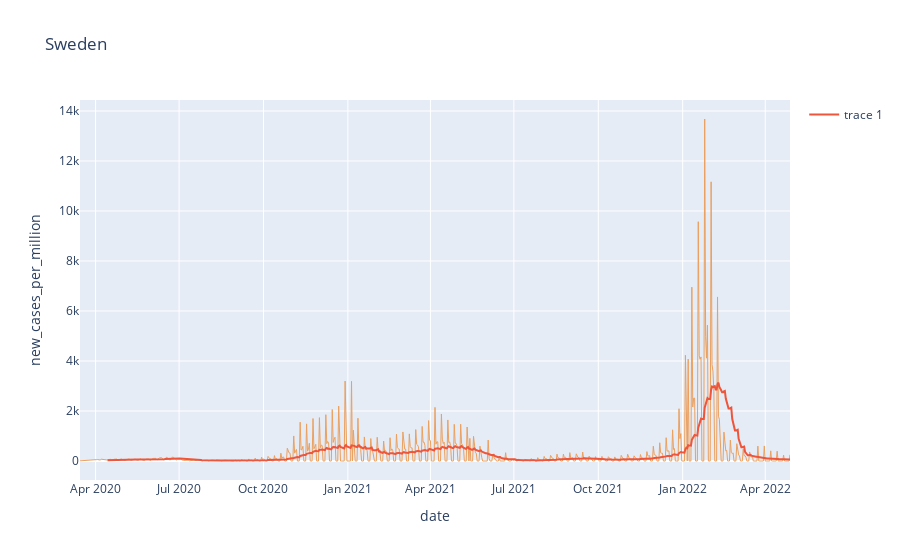
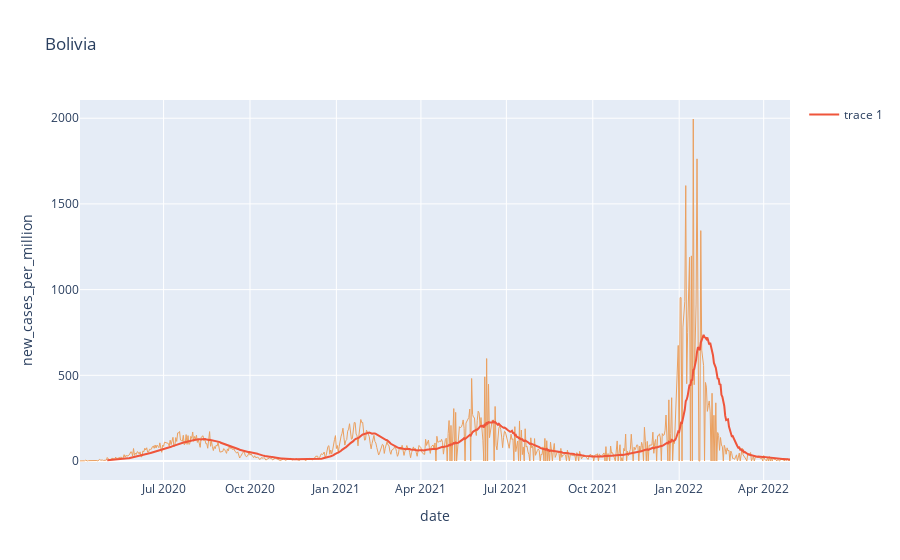

Write notebook code for charts like these, in order.
### Markdown cell above
Do Lockdowns Work?

### Code cell
def plot_covid_data(country, col, plot_ma=False, y_max=10000):
    # Get indexes for location rows equal to country name
    indexer = owid_df[owid_df['location']==country].index
    # Get dataframe location and column data for country name
    country_df = owid_df.loc[indexer, 'date':col]
    # Delete NaN values
    country_df = country_df.dropna()
    # Set date as index
    country_df.set_index('date', inplace=True)
    # Remove all columns except for what I want
    country_df.drop(country_df.columns.difference([col]), 1, inplace=True) #drop all columns except for col
    fig = px.line(country_df, x=country_df.index, y=col, title=country)
    #fig.show()
    # Plot moving average if requested
    if plot_ma:
        # Plot a 30 day moving average
        country_df.rolling(window=30).mean()[col]
        fig.add_scatter(x=country_df.index, y=country_df.rolling(window=30).mean()[col], mode = 'lines') #plot moving average
        labels={
            "country_df.index": "Date",
            "country_df.rolling(window=30).mean()[col]": "Moving Average"
        }
        fig['data'][0]['line']['color']='rgb(235, 160, 95)' # Set line color to red
        fig['data'][0]['line']['width']= 1 #set line width
        fig.show()
    #print(country_df.columns)
    
# Least restrictive lockdown
plot_covid_data('Sweden', 'new_cases_per_million', True)
# Most restrictive lockdown measures
plot_covid_data('Bolivia', 'new_cases_per_million', True)

### Figure 1 — Plotly figure (JSON) as saved in the notebook; plotly's stock layout.template omitted (floating-point values rounded to 4 significant figures; data arrays with more than 128 entries replaced by an {"elided": "..."} marker saying what was removed)
{"data": [{"hovertemplate": "date=%{x}<br>new_cases_per_million=%{y}<extra></extra>", "legendgroup": "", "line": {"color": "rgb(235, 160, 95)", "dash": "solid", "width": 1}, "marker": {"symbol": "circle"}, "mode": "lines", "name": "", "orientation": "v", "showlegend": false, "type": "scatter", "x": {"elided": "768 str values"}, "xaxis": "x", "y": {"elided": "768 float values"}, "yaxis": "y"}, {"mode": "lines", "type": "scatter", "x": {"elided": "768 str values"}, "y": {"elided": "768 float values"}}], "layout": {"legend": {"tracegroupgap": 0}, "title": {"text": "Sweden"}, "xaxis": {"anchor": "y", "domain": [0, 1], "title": {"text": "date"}}, "yaxis": {"anchor": "x", "domain": [0, 1], "title": {"text": "new_cases_per_million"}}}}

### Figure 2 — Plotly figure (JSON) as saved in the notebook; plotly's stock layout.template omitted (floating-point values rounded to 4 significant figures; data arrays with more than 128 entries replaced by an {"elided": "..."} marker saying what was removed)
{"data": [{"hovertemplate": "date=%{x}<br>new_cases_per_million=%{y}<extra></extra>", "legendgroup": "", "line": {"color": "rgb(235, 160, 95)", "dash": "solid", "width": 1}, "marker": {"symbol": "circle"}, "mode": "lines", "name": "", "orientation": "v", "showlegend": false, "type": "scatter", "x": {"elided": "757 str values"}, "xaxis": "x", "y": {"elided": "757 float values"}, "yaxis": "y"}, {"mode": "lines", "type": "scatter", "x": {"elided": "757 str values"}, "y": {"elided": "757 float values"}}], "layout": {"legend": {"tracegroupgap": 0}, "title": {"text": "Bolivia"}, "xaxis": {"anchor": "y", "domain": [0, 1], "title": {"text": "date"}}, "yaxis": {"anchor": "x", "domain": [0, 1], "title": {"text": "new_cases_per_million"}}}}
